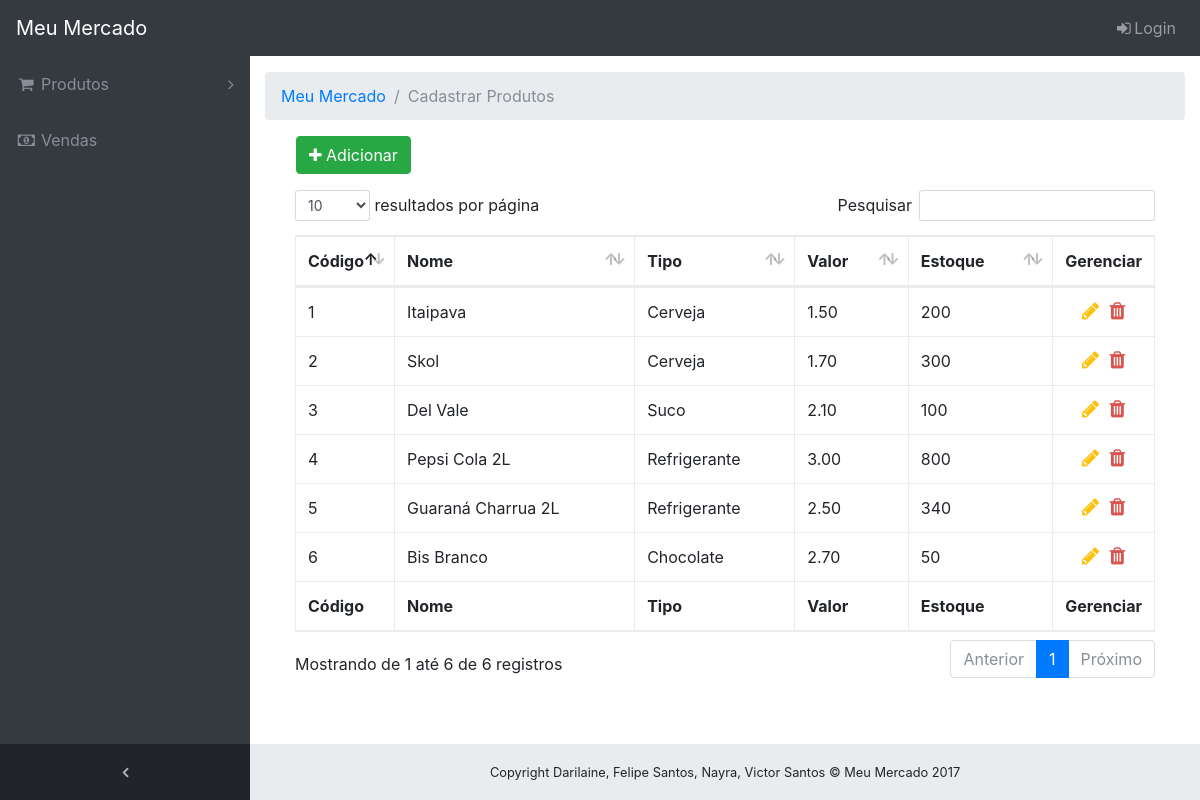
/produtos.php, run on the app's committed database.
### tables this page shows
CREATE TABLE `produtos` (
  `ID` int(6) UNSIGNED NOT NULL,
  `Nome` varchar(50) NOT NULL,
  `Tipo` int(6) UNSIGNED NOT NULL,
  `Valor` decimal(15,2) NOT NULL,
  `Estoque` int(6) UNSIGNED NOT NULL
);

CREATE TABLE `tipos` (
  `ID` int(6) UNSIGNED NOT NULL,
  `Nome` varchar(50) NOT NULL
);

### produtos.php (the view, shortened to what this page needs)
<!DOCTYPE html>
<html lang="pt-br">
  <head>
    <link href="vendor/bootstrap/css/bootstrap.min.css" rel="stylesheet">
    <link href="vendor/font-awesome/css/font-awesome.min.css" rel="stylesheet" type="text/css">
    <link href="vendor/datatables/dataTables.bootstrap4.css" rel="stylesheet">
    <link href="css/remodal.css" rel="stylesheet" type="text/css">
    <link href="css/remodal-default-theme.css" rel="stylesheet" type="text/css">
    <link href="css/sb-admin.css" rel="stylesheet">
  </head>
  <?php
    include ("includes/dbconnect.php");
    $consulta = $conexao->prepare("SELECT produtos.ID, produtos.Nome, produtos.Tipo as TipoID, tipos.Nome AS Tipo, produtos.Valor, produtos.Estoque FROM produtos JOIN tipos on produtos.Tipo = tipos.ID");
    $consulta->execute();
    $registros = $consulta->fetchAll();
  ?>
  <body class="fixed-nav sticky-footer bg-dark" id="page-top">
    <?php include ('includes/menu.php'); ?>
    <div class="content-wrapper">
      <div class="container-fluid">
        <ol class="breadcrumb">
          <li class="breadcrumb-item"><a href="index.php">Meu Mercado</a></li>
          <li class="breadcrumb-item active">Cadastrar Produtos</li>
        </ol>
        <div class="col-md-12">
          <a class="btn btn-success form-group btnCreate" <?php echo (isset($_SESSION['usuarioID']) != "" ? "href='#editModal'" : "href='login.php' data-toggle='tooltip' title='Você precisa estar logado para cadastrar.'"); ?>>
            <span><i class="fa fa-plus" aria-hidden="true"></i> Adicionar</span>
          </a>
          <br>
          <table id="dataTable" class="table table-bordered" width="100%" id="dataTable" cellspacing="0">
            <thead>
              <tr>
                <th width="50px">Código</th>
                <th>Nome</th>
                <th>Tipo</th>
                <th>Valor</th>
                <th>Estoque</th>
                <th width="50px">Gerenciar</th>
              </tr>
            </thead>
            <tfoot>
              <tr>
                <th>Código</th>
                <th>Nome</th>
                <th>Tipo</th>
                <th>Valor</th>
                <th>Estoque</th>
                <th>Gerenciar</th>
              </tr>
            </tfoot>
            <tbody>
              <?php
                foreach ($registros as $key => $value)
                {
                  echo "<tr>";
                  echo  "<td class='produtoID' data-id='" . $value['ID'] . "'>" . $value['ID'] . "</td>";
                  echo  "<td class='produtoNome'>" . $value['Nome'] . "</td>";
                  echo  "<td class='produtoTipo' data-tipo='" . $value['TipoID'] . "'>" . $value['Tipo'] . "</td>";
                  echo  "<td class='produtoValor'>" . $value['Valor'] . "</td>";
                  echo  "<td class='produtoEstoque'>" . $value['Estoque'] . "</td>";
                  echo  "<td class='text-center'>";
                  echo    "<a " . (isset($_SESSION['usuarioID']) != "" ? "href='#editModal'" : "href='login.php' data-toggle='tooltip' data-placement='left' title='Você precisa estar logado para editar.'") . " class='btnEdit'><i class='fa fa-pencil' aria-hidden='true'></i></a> ";
                  echo    "<a " . (isset($_SESSION['usuarioID']) != "" ? "href='#deleteModal'" : "href='login.php' data-toggle='tooltip' data-placement='left' title='Você precisa estar logado para deletar.'") . " class='btnDelete'><i class='fa fa-trash' aria-hidden='true'></i></a>";
                  echo  "</td>";
                  echo "</tr>";
                }
              ?>
            </tbody>
          </table>
          <br>
        </div>
      </div>
    </div>
  </body>
</html>

### css/sb-admin.css (style rules this page uses)
html { position: relative; min-height: 100%; }
body.sticky-footer { margin-bottom: 56px; }
body.sticky-footer .content-wrapper { min-height: calc(100vh - 56px - 56px); }
body.fixed-nav { padding-top: 56px; }
.content-wrapper { min-height: calc(100vh - 56px); padding-top: 1rem; }
.content-wrapper { overflow-x: hidden; background: white; }
@media (min-width: 992px) { .content-wrapper { margin-left: 250px; } }
footer.sticky-footer { position: absolute; right: 0; bottom: 0; width: 100%; height: 56px; background-color: #e9ecef; line-height: 55px; }
@media (min-width: 992px) { footer.sticky-footer { width: calc(100% - 250px); } }
small { text-align: center; }
.btnCreate { margin-left: 1rem; }
.btnEdit i, .btnDelete i { font-size: 20px; margin-right: 3px; margin-left: 3px; }
.btnDelete i { color: #d9534f; }
.btnEdit i { color: #ffc107; }

### data on the page
produtos: ID "1", Nome "Itaipava", Tipo.Nome "Cerveja", Valor "1.50", Estoque "200"
produtos: ID "2", Nome "Skol", Tipo.Nome "Cerveja", Valor "1.70", Estoque "300"
produtos: ID "3", Nome "Del Vale", Tipo.Nome "Suco", Valor "2.10", Estoque "100"
produtos: ID "4", Nome "Pepsi Cola 2L", Tipo.Nome "Refrigerante", Valor "3.00", Estoque "800"
produtos: ID "5", Nome "Guaraná Charrua 2L", Tipo.Nome "Refrigerante", Valor "2.50", Estoque "340"
produtos: ID "6", Nome "Bis Branco", Tipo.Nome "Chocolate", Valor "2.70", Estoque "50"
